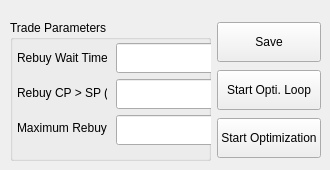
            <widget class="QWidget" name="tab_4">
             <attribute name="title">
              <string>Trade Parameters</string>
             </attribute>
             <widget class="QWidget" name="horizontalLayoutWidget">
              <property name="geometry">
               <rect>
                <x>10</x>
                <y>20</y>
                <width>311</width>
                <height>141</height>
               </rect>
              </property>
              <layout class="QHBoxLayout" name="horizontalLayout_11">
               <item>
                <layout class="QGridLayout" name="gridLayout">
                 <item row="0" column="0">
                  <widget class="QGroupBox" name="groupBox_6">
                   <property name="sizePolicy">
                    <sizepolicy hsizetype="MinimumExpanding" vsizetype="MinimumExpanding">
                     <horstretch>0</horstretch>
                     <verstretch>0</verstretch>
                    </sizepolicy>
                   </property>
                   <property name="minimumSize">
                    <size>
                     <width>50</width>
                     <height>30</height>
                    </size>
                   </property>
                   <property name="title">
                    <string>Trade Parameters</string>
                   </property>
                   <widget class="QLabel" name="rebuyTimeInSecondsLabel">
                    <property name="geometry">
                     <rect>
                      <x>7</x>
                      <y>30</y>
                      <width>90</width>
                      <height>16</height>
                     </rect>
                    </property>
                    <property name="text">
                     <string>Rebuy Wait Time (s)</string>
                    </property>
                   </widget>
                   <widget class="QLineEdit" name="txtRebuyTimeInSeconds">
                    <property name="geometry">
                     <rect>
                      <x>106</x>
                      <y>23</y>
                      <width>100</width>
                      <height>30</height>
                     </rect>
                    </property>
                    <property name="sizePolicy">
                     <sizepolicy hsizetype="MinimumExpanding" vsizetype="MinimumExpanding">
                      <horstretch>0</horstretch>
                      <verstretch>0</verstretch>
                     </sizepolicy>
                    </property>
                    <property name="minimumSize">
                     <size>
                      <width>0</width>
                      <height>30</height>
                     </size>
                    </property>
                    <property name="styleSheet">
                     <string notr="true">font: 10pt &quot;Segoe UI&quot;;</string>
                    </property>
                   </widget>
                   <widget class="QLabel" name="lblRebuyPercentage">
                    <property name="geometry">
                     <rect>
                      <x>7</x>
                      <y>65</y>
                      <width>90</width>
                      <height>16</height>
                     </rect>
                    </property>
                    <property name="text">
                     <string>Rebuy CP &gt; SP (%)</string>
                    </property>
                   </widget>
                   <widget class="QLineEdit" name="txtRebuyPercentage">
                    <property name="geometry">
                     <rect>
                      <x>106</x>
                      <y>59</y>
                      <width>100</width>
                      <height>30</height>
                     </rect>
                    </property>
                    <property name="sizePolicy">
                     <sizepolicy hsizetype="MinimumExpanding" vsizetype="MinimumExpanding">
                      <horstretch>0</horstretch>
                      <verstretch>0</verstretch>
                     </sizepolicy>
                    </property>
                    <property name="minimumSize">
                     <size>
                      <width>0</width>
                      <height>30</height>
                     </size>
                    </property>
                   </widget>
                   <widget class="QLabel" name="lblRebuyMaxLimit">
                    <property name="geometry">
                     <rect>
                      <x>7</x>
                      <y>100</y>
                      <width>90</width>
                      <height>16</height>
                     </rect>
                    </property>
                    <property name="text">
                     <string>Maximum Rebuys</string>
                    </property>
                   </widget>
                   <widget class="QLineEdit" name="txtRebuyMaxLimit">
                    <property name="geometry">
                     <rect>
                      <x>106</x>
                      <y>95</y>
                      <width>100</width>
                      <height>30</height>
                     </rect>
                    </property>
                    <property name="sizePolicy">
                     <sizepolicy hsizetype="MinimumExpanding" vsizetype="MinimumExpanding">
                      <horstretch>0</horstretch>
                      <verstretch>0</verstretch>
                     </sizepolicy>
                    </property>
                    <property name="minimumSize">
                     <size>
                      <width>0</width>
                      <height>30</height>
                     </size>
                    </property>
                   </widget>
                  </widget>
                 </item>
                 <item row="0" column="1">
                  <layout class="QVBoxLayout" name="verticalLayout_4">
                   <item>
                    <widget class="QPushButton" name="btnSaveTradeParameters">
                     <property name="sizePolicy">
                      <sizepolicy hsizetype="Fixed" vsizetype="Fixed">
                       <horstretch>0</horstretch>
                       <verstretch>0</verstretch>
                      </sizepolicy>
                     </property>
                     <property name="minimumSize">
                      <size>
                       <width>0</width>
                       <height>40</height>
                      </size>
                     </property>
                     <property name="maximumSize">
                      <size>
                       <width>160</width>
                       <height>16777215</height>
                      </size>
                     </property>
                     <property name="text">
                      <string>Save</string>
                     </property>
                    </widget>
                   </item>
                   <item>
                    <widget class="QPushButton" name="btnStartOptimizationLoop_TradePar">
                     <property name="sizePolicy">
                      <sizepolicy hsizetype="Fixed" vsizetype="Fixed">
                       <horstretch>0</horstretch>
                       <verstretch>0</verstretch>
                      </sizepolicy>
                     </property>
                     <property name="minimumSize">
                      <size>
                       <width>0</width>
                       <height>40</height>
                      </size>
                     </property>
                     <property name="maximumSize">
                      <size>
                       <width>160</width>
                       <height>16777215</height>
                      </size>
                     </property>
                     <property name="text">
                      <string>Start Opti. Loop</string>
                     </property>
                    </widget>
                   </item>
                   <item>
                    <widget class="QPushButton" name="btnStartOptimization_TradePar">
                     <property name="minimumSize">
                      <size>
                       <width>0</width>
                       <height>40</height>
                      </size>
                     </property>
                     <property name="maximumSize">
                      <size>
                       <width>160</width>
                       <height>16777215</height>
                      </size>
                     </property>
                     <property name="text">
                      <string>Start Optimization</string>
                     </property>
                    </widget>
                   </item>
                  </layout>
                 </item>
                </layout>
               </item>
              </layout>
             </widget>
            </widget>
